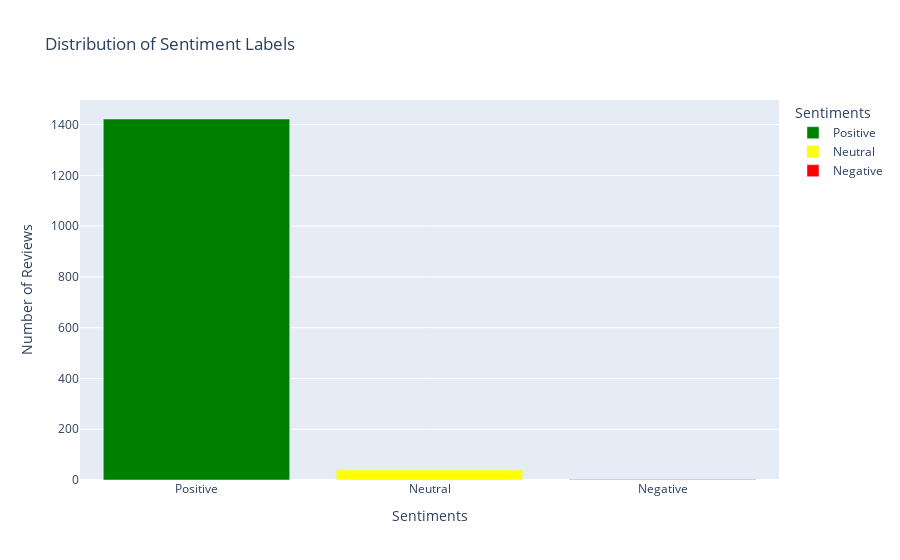

Notebook code for this chart:
### Code cell
# 2: Sentiments Distribution
sentiment_counts = df['sentiment'].value_counts().reset_index()
sentiment_counts.columns = ['Sentiments','Count']
fig_sentiment = px.bar(sentiment_counts, x='Sentiments', y='Count',
                       title='Distribution of Sentiment Labels',
                       labels={'Count': 'Number of Reviews'},
                       color='Sentiments',
                       color_discrete_map={'Positive': 'green', 'Neutral': 'yellow', 'Negative': 'red'})
fig_sentiment.show()

### Figure 1 — Plotly figure (JSON) as saved in the notebook; plotly's stock layout.template omitted (floating-point values rounded to 4 significant figures)
{"data": [{"alignmentgroup": "True", "hovertemplate": "Sentiments=%{x}<br>Number of Reviews=%{y}<extra></extra>", "legendgroup": "Positive", "marker": {"color": "green", "pattern": {"shape": ""}}, "name": "Positive", "offsetgroup": "Positive", "orientation": "v", "showlegend": true, "textposition": "auto", "type": "bar", "x": ["Positive"], "xaxis": "x", "y": [1422], "yaxis": "y"}, {"alignmentgroup": "True", "hovertemplate": "Sentiments=%{x}<br>Number of Reviews=%{y}<extra></extra>", "legendgroup": "Neutral", "marker": {"color": "yellow", "pattern": {"shape": ""}}, "name": "Neutral", "offsetgroup": "Neutral", "orientation": "v", "showlegend": true, "textposition": "auto", "type": "bar", "x": ["Neutral"], "xaxis": "x", "y": [39], "yaxis": "y"}, {"alignmentgroup": "True", "hovertemplate": "Sentiments=%{x}<br>Number of Reviews=%{y}<extra></extra>", "legendgroup": "Negative", "marker": {"color": "red", "pattern": {"shape": ""}}, "name": "Negative", "offsetgroup": "Negative", "orientation": "v", "showlegend": true, "textposition": "auto", "type": "bar", "x": ["Negative"], "xaxis": "x", "y": [2], "yaxis": "y"}], "layout": {"autosize": true, "barmode": "relative", "legend": {"title": {"text": "Sentiments"}, "tracegroupgap": 0}, "title": {"text": "Distribution of Sentiment Labels"}, "xaxis": {"anchor": "y", "autorange": true, "categoryarray": ["Positive", "Neutral", "Negative"], "categoryorder": "array", "domain": [0, 1], "range": [-0.5, 2.5], "title": {"text": "Sentiments"}, "type": "category"}, "yaxis": {"anchor": "x", "autorange": true, "domain": [0, 1], "range": [0, 1497.0], "title": {"text": "Number of Reviews"}, "type": "linear"}}}
